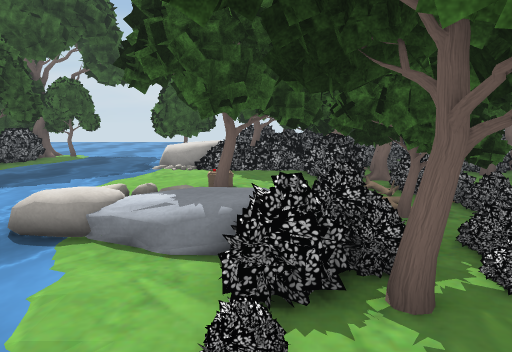
view 1 (above)

17 first-person views from a walk through a scene from a Unity 3-D project. The camera is 1.5 m above the floor, tilts 8° down and sees 70° across. The floor is counted in squares, 1 m on a side. Each view is taken from the middle of a square. On the plan, view 1 faces up. The plan holds only what a view shows up to about 16 squares ahead; the rest is blank. The place goes on beyond the plan. The player is left out. Some surface patterns are stand-ins.

view 2
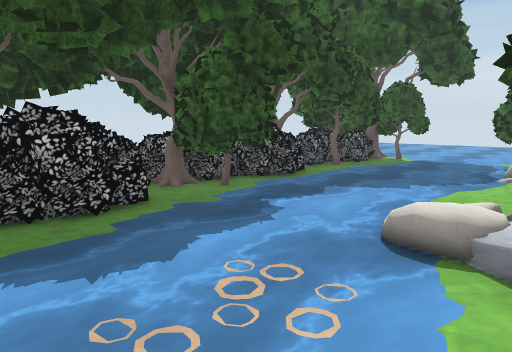

view 3
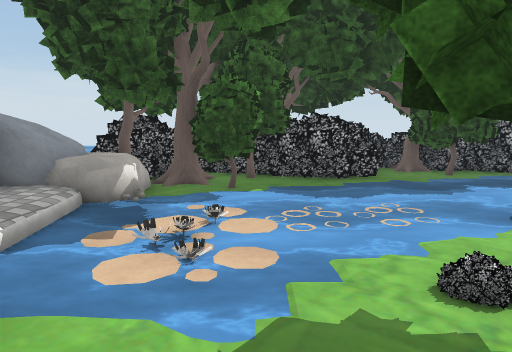

view 4
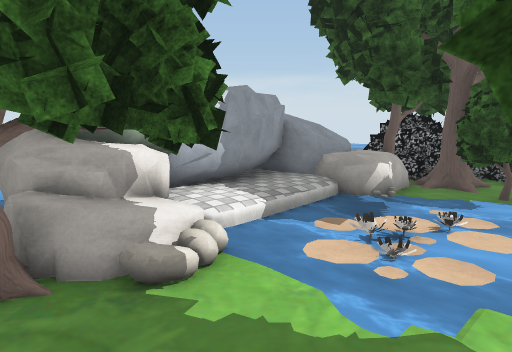

view 5
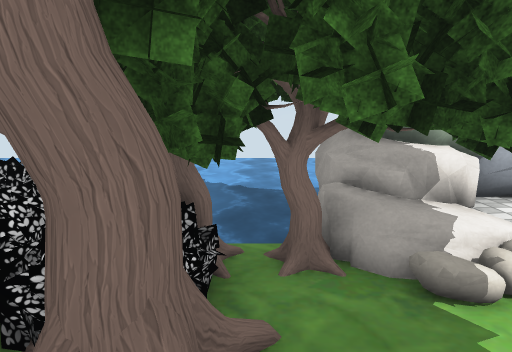

view 6
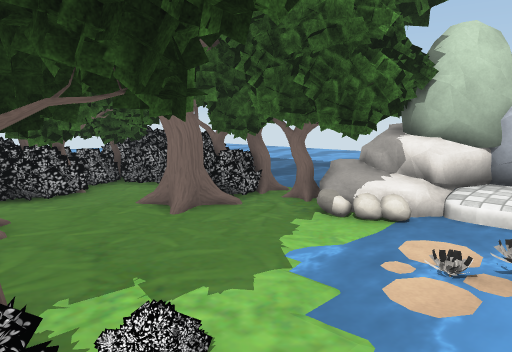

view 7
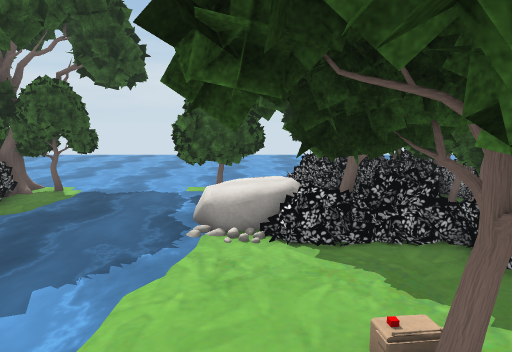

view 8
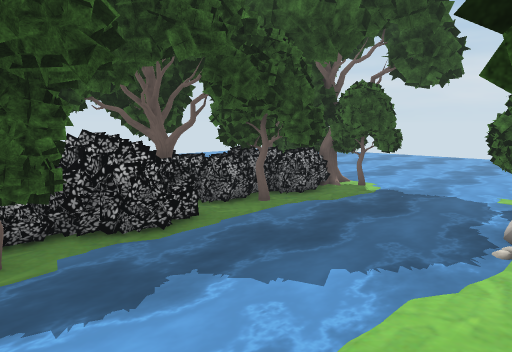

view 9
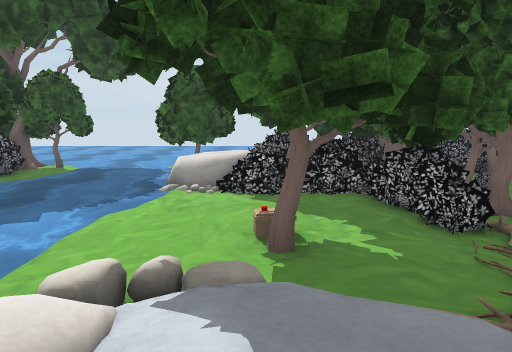

view 10
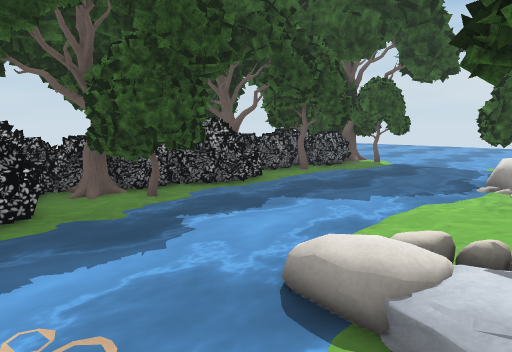

view 11
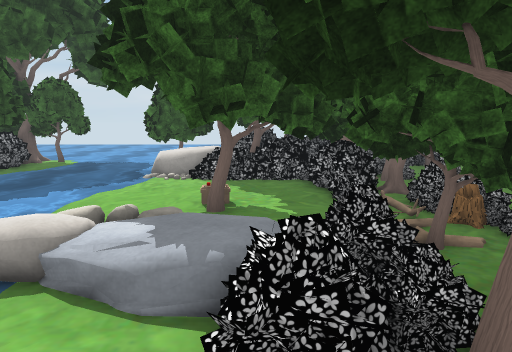

view 12
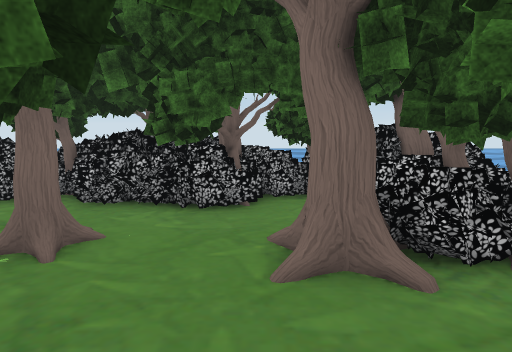

view 13
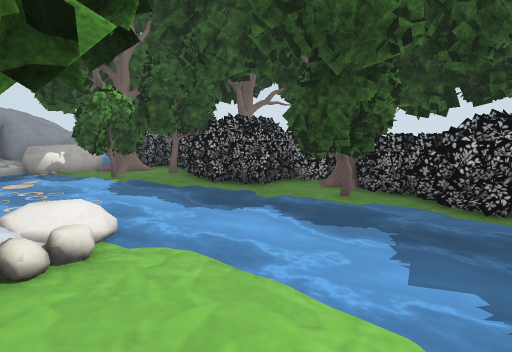

view 14
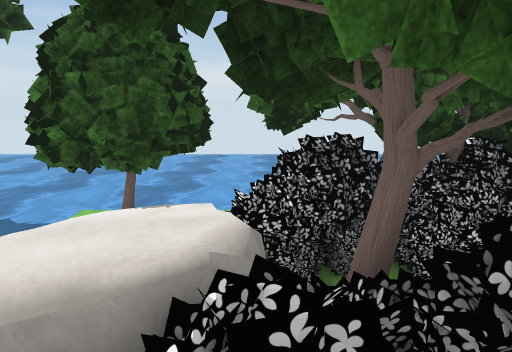

view 15
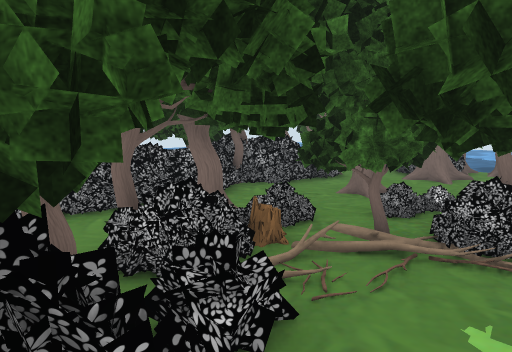

view 16
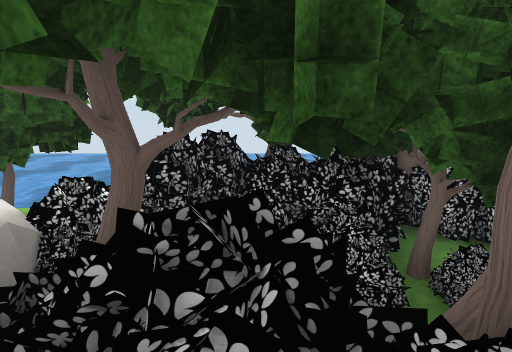

view 17
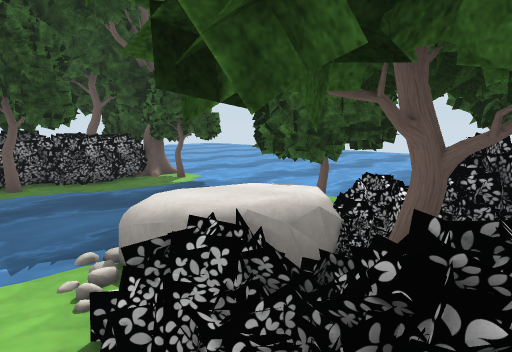

### Floor plan
Key: @ floor where view 1 was taken; # wall or solid block; . main floor; : floor 0.25 m higher than the main floor; - floor 0.25 m lower than the main floor; / step, stairs or slope; ~ water the walk can cross; ≈ water the walk keeps out of; B bush; T thing the floor can be seen under or through; O other object.
Columns run from 11 left of view 1 to 7 right of it. Each row starts with its distance up from view 1.
 17  ≈≈≈≈≈≈≈≈≈≈#BOO  O
 16 #####~~###BB#B####O
 15 #BB#~~~###BBBB#####
 14 BBBB~~~~~ B##B#
 13 BB##~~~~OOO#BB#
 12 B###≈~~~OOBB###
 11 BBB.~~~~-.B##B#
 10 OOB.~~~~.....B#
  9 OBBB~~~~....###
  8 BBBB~~~~..T.##
  7 #BB.~~~~..TTT#
  6 OBB##~~~./TTO#
  5 BB###~~~//:TB#
  4 BBBB-~~~~//OB#
  3 BOBBB~~~~~.BB#
  2  OBBB-~~-~.:#####
  1   BB#-~~~~-.##..#
  0   B####~~..@...###
 -1   B####~≈OO~..#####
 -2   BB##.~~.~O###BBB#
 -3   BBB#OOOOOOO##B#OO
 -4    BBOOOOOOOOO≈  BO
 -5    B≈OOOOOOOOO≈≈≈

Positions as (right, up) in squares from view 1, and headings:
1: (0, 0), facing up
2: (-1, 0), facing up-left
3: (3, 0), facing left
4: (3, 1), facing down-left
5: (3, 1), facing down
6: (-2, 3), facing down-right
7: (-2, 5), facing up
8: (-2, 5), facing up-left
9: (-1, 3), facing up
10: (-1, 2), facing up-left
11: (0, 1), facing up
12: (0, 0), facing right
13: (-1, 10), facing down-left
14: (-1, 10), facing up
15: (0, 10), facing down-right
16: (1, 10), facing up
17: (1, 10), facing up-left
